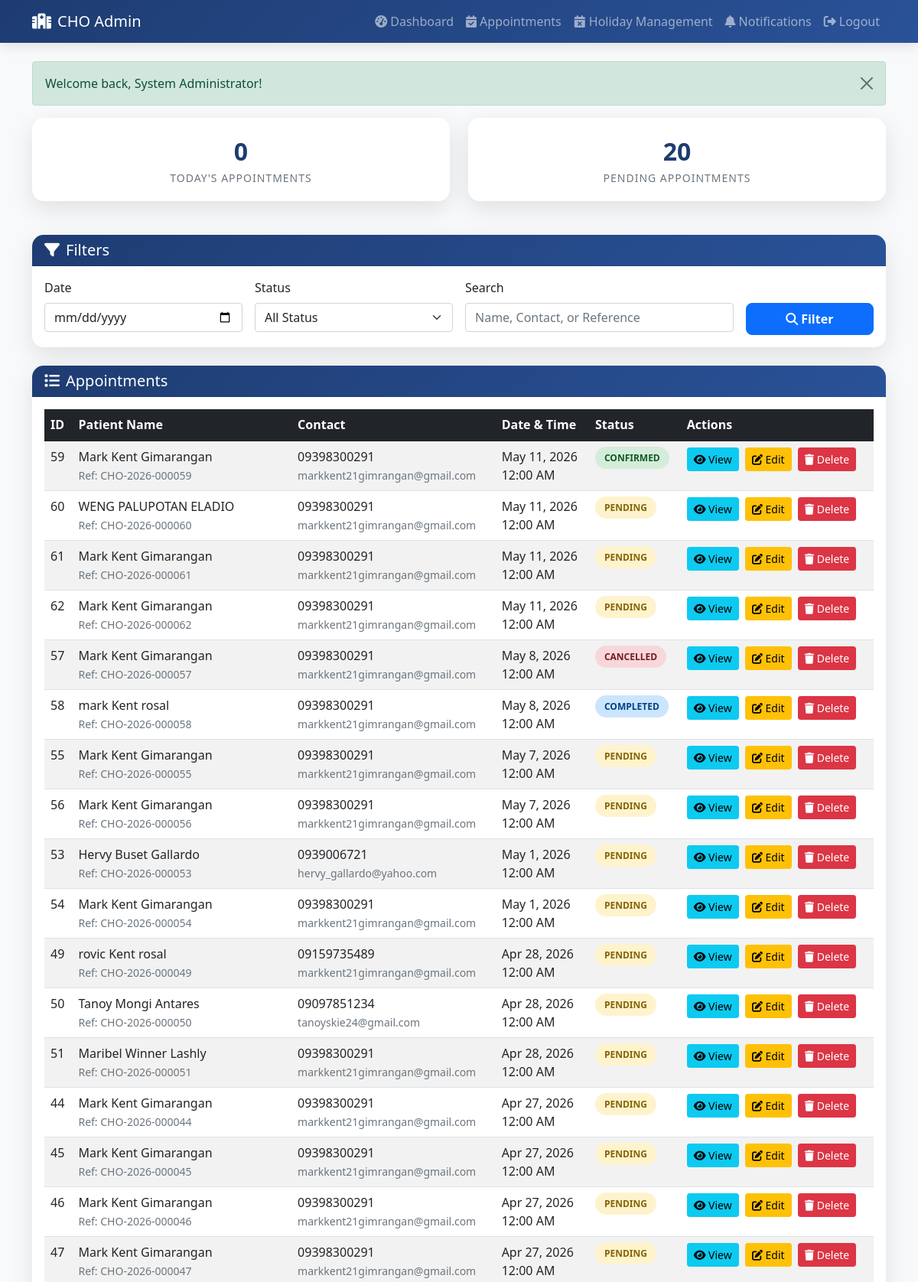
/manage_appointments.php (signed in, upper part), run on the app's committed database.
### tables this page shows
CREATE TABLE `appointments` (
  `id` int(11) NOT NULL,
  `user_id` int(11) DEFAULT NULL,
  `reference_number` varchar(20) DEFAULT NULL,
  `qr_code_data` text DEFAULT NULL,
  `client_name` varchar(255) NOT NULL,
  `philhealth_no` varchar(50) DEFAULT NULL,
  `last_name` varchar(100) DEFAULT NULL,
  `first_name` varchar(100) DEFAULT NULL,
  `middle_name` varchar(100) DEFAULT NULL,
  `maiden_name` varchar(100) DEFAULT NULL,
  `suffix` varchar(20) DEFAULT NULL,
  `date_of_birth` date DEFAULT NULL,
  `sex` enum('Male','Female','Other') DEFAULT NULL,
  `civil_status` varchar(50) DEFAULT NULL,
  `barangay` varchar(100) DEFAULT NULL,
  `contact_number` varchar(20) NOT NULL,
  `email` varchar(255) DEFAULT NULL,
  `appointment_date` date NOT NULL,
  `appointment_time` time NOT NULL,
  `time_period` enum('AM','PM') DEFAULT NULL,
  `purpose` varchar(255) DEFAULT NULL,
  `service_type` varchar(255) DEFAULT NULL,
  `status` enum('pending','confirmed','cancelled','completed','no_show') DEFAULT 'pending',
  `arrived_status` enum('not_arrived','arrived','cancelled_by_client') DEFAULT 'not_arrived',
  `notification_sent` tinyint(1) DEFAULT 0,
  `notes` text DEFAULT NULL,
  `created_at` timestamp NOT NULL DEFAULT current_timestamp(),
  `updated_at` timestamp NOT NULL DEFAULT current_timestamp() ON UPDATE current_timestamp(),
  `processed_by` int(11) DEFAULT NULL,
  `processed_at` timestamp NULL DEFAULT NULL
);

### config.php (called while the page is built, shortened)
<?php
function getFlashMessage() {
    if (isset($_SESSION['flash'])) {
        $flash = $_SESSION['flash'];
        return $flash;
    }
    return null;
}
?>

### manage_appointments.php (the view, shortened to what this page needs)
<?php
require_once 'config.php';
$conn = getDBConnection();
$date_filter = isset($_GET['date']) ? sanitize($_GET['date']) : '';
$search = isset($_GET['search']) ? sanitize($_GET['search']) : '';
$where_conditions = [];
$where_clause = !empty($where_conditions) ? "WHERE " . implode(" AND ", $where_conditions) : "";
$check_user_id = $conn->query("SHOW COLUMNS FROM appointments LIKE 'user_id'");
$has_user_id = $check_user_id->num_rows > 0;
if ($has_user_id) {
    $sql = "SELECT a.*, u.full_name as staff_name, u.email as staff_email
            FROM appointments a
            LEFT JOIN users u ON a.user_id = u.id
            $where_clause
            ORDER BY a.appointment_date DESC, a.appointment_time DESC";
} else {
    $sql = "SELECT a.*
            FROM appointments a
            $where_clause
            ORDER BY a.appointment_date DESC, a.appointment_time DESC";
}
$stmt = $conn->prepare($sql);
$stmt->execute();
$appointments_result = $stmt->get_result();
$today_sql = "SELECT COUNT(*) as count FROM appointments WHERE DATE(appointment_date) = CURDATE() AND status NOT IN ('cancelled', 'no_show')";
$today_result = $conn->query($today_sql);
$today_count = $today_result->fetch_assoc()['count'];
$pending_sql = "SELECT COUNT(*) as count FROM appointments WHERE status = 'pending'";
$pending_result = $conn->query($pending_sql);
$pending_count = $pending_result->fetch_assoc()['count'];
?>
<!DOCTYPE html>
<html lang="en">
<head>
    <link href="https://cdn.jsdelivr.net/npm/bootstrap@5.1.3/dist/css/bootstrap.min.css" rel="stylesheet">
    <link href="https://cdnjs.cloudflare.com/ajax/libs/font-awesome/6.4.0/css/all.min.css" rel="stylesheet">
</head>
<body>
    <nav class="navbar navbar-expand-lg navbar-dark navbar-custom">
        <div class="container">
            <a class="navbar-brand" href="admin_dashboard.php">
                <i class="fas fa-hospital me-2"></i>CHO Admin
            </a>
            <div class="navbar-nav ms-auto">
                <a class="nav-link" href="admin_dashboard.php">
                    <i class="fas fa-tachometer-alt me-1"></i>Dashboard
                </a>
                <a class="nav-link" href="manage_appointments.php">
                    <i class="fas fa-calendar-check me-1"></i>Appointments
                </a>
                <a class="nav-link" href="holiday_management.php">
                    <i class="fas fa-calendar-times me-1"></i>Holiday Management
                </a>
                <a class="nav-link" href="client_notifications.php">
                    <i class="fas fa-bell me-1"></i>Notifications
                </a>
                <a class="nav-link" href="logout.php">
                    <i class="fas fa-sign-out-alt me-1"></i>Logout
                </a>
            </div>
        </div>
    </nav>
    <div class="container mt-4">
        <?php
        $flash = getFlashMessage();
        if ($flash):
        ?>
            <div class="alert alert-<?= $flash['type'] ?> alert-dismissible fade show">
                <?= $flash['message'] ?>
                <button type="button" class="btn-close" data-bs-dismiss="alert"></button>
            </div>
        <?php endif; ?>
        <div class="row mb-4">
            <div class="col-md-6">
                <div class="stats-card">
                    <div class="stats-number"><?= $today_count ?></div>
                    <div class="stats-label">Today's Appointments</div>
                </div>
            </div>
            <div class="col-md-6">
                <div class="stats-card">
                    <div class="stats-number"><?= $pending_count ?></div>
                    <div class="stats-label">Pending Appointments</div>
                </div>
            </div>
        </div>
        <div class="card mb-4">
            <div class="card-header">
                <h5 class="mb-0"><i class="fas fa-filter me-2"></i>Filters</h5>
            </div>
            <div class="card-body">
                <form method="GET" action="" class="row g-3">
                    <div class="col-md-3">
                        <label for="date" class="form-label">Date</label>
                        <input type="date" class="form-control" id="date" name="date" value="<?= $date_filter ?>">
                    </div>
                    <div class="col-md-3">
                        <label for="status" class="form-label">Status</label>
                        <select class="form-select" id="status" name="status">
                            <option value="">All Status</option>
                        </select>
                    </div>
                    <div class="col-md-4">
                        <label for="search" class="form-label">Search</label>
                        <input type="text" class="form-control" id="search" name="search" value="<?= $search ?>" placeholder="Name, Contact, or Reference">
                    </div>
                    <div class="col-md-2">
                        <label class="form-label">&nbsp;</label>
                        <button type="submit" class="btn btn-primary btn-custom w-100">
                            <i class="fas fa-search me-1"></i>Filter
                        </button>
                    </div>
                </form>
            </div>
        </div>
        <div class="card">
            <div class="card-header">
                <h5 class="mb-0"><i class="fas fa-list me-2"></i>Appointments</h5>
            </div>
            <div class="card-body">
                <?php if ($appointments_result->num_rows > 0): ?>
                    <div class="table-responsive">
                        <table class="table table-striped table-hover">
                            <thead class="table-dark">
                                <tr>
                                    <th>ID</th>
                                    <th>Patient Name</th>
                                    <th>Contact</th>
                                    <th>Date & Time</th>
                                    <th>Status</th>
                                    <th>Actions</th>
                                </tr>
                            </thead>
                            <tbody>
                                <?php while ($appointment = $appointments_result->fetch_assoc()): ?>
                                    <tr>
                                        <td><?= $appointment['id'] ?></td>
                                        <td>
                                            <?= htmlspecialchars($appointment['client_name'] ?? $appointment['patient_name'] ?? 'N/A') ?>
                                            <?php if (!empty($appointment['reference_number'])): ?>
                                                <br><small class="text-muted">Ref: <?= htmlspecialchars($appointment['reference_number']) ?></small>
                                            <?php endif; ?>
                                        </td>
                                        <td>
                                            <?= htmlspecialchars($appointment['contact_number']) ?>
                                            <?php if (!empty($appointment['email'])): ?>
                                                <br><small class="text-muted"><?= htmlspecialchars($appointment['email']) ?></small>
                                            <?php endif; ?>
                                        </td>
                                        <td>
                                            <?= date('M j, Y', strtotime($appointment['appointment_date'])) ?><br>
                                            <?= date('g:i A', strtotime($appointment['appointment_time'])) ?>
                                        </td>
                                        <td>
                                            <span class="status-badge status-<?= $appointment['status'] ?>">
                                                <?= ucfirst(str_replace('_', ' ', $appointment['status'])) ?>
                                            </span>
                                        </td>
                                        <td>
                                            <button type="button" class="btn btn-sm btn-info me-1" data-bs-toggle="modal" data-bs-target="#viewModal<?= $appointment['id'] ?>" title="View Details">
                                                <i class="fas fa-eye"></i> View
                                            </button>
                                            <button type="button" class="btn btn-sm btn-warning me-1" data-bs-toggle="modal" data-bs-target="#editModal<?= $appointment['id'] ?>" title="Edit Status">
                                                <i class="fas fa-edit"></i> Edit
                                            </button>
                                            <form method="POST" action="" class="d-inline">
                                                <button type="submit" name="delete_appointment" class="btn btn-sm btn-danger" title="Delete"
                                                        onclick="return confirm('Are you sure you want to delete this appointment?')">
                                                    <i class="fas fa-trash"></i> Delete
                                                </button>
                                            </form>
                                        </td>
                                    </tr>
                                <?php endwhile; ?>
                            </tbody>
                        </table>
                    </div>
                <?php endif; ?>
            </div>
        </div>
    </div>
</body>
</html>

### manage_appointments.php (style rules this page uses)
body { background: #f8f9fa; font-family: 'Segoe UI', Tahoma, Geneva, Verdana, sans-serif; }
.card { border: none; border-radius: 15px; box-shadow: 0 10px 30px rgba(0,0,0,0.1); margin-bottom: 20px; }
.card-header { background: linear-gradient(135deg, #1e3c72 0%, #2a5298 100%); color: white; border-radius: 15px 15px 0 0 !important; font-weight: 600; }
.status-badge { padding: 6px 12px; border-radius: 20px; font-size: 12px; font-weight: 600; text-transform: uppercase; }
.status-pending { background: #fff3cd; color: #856404; }
.status-confirmed { background: #d4edda; color: #155724; }
.status-completed { background: #cce5ff; color: #004085; }
.status-cancelled { background: #f8d7da; color: #721c24; }
.btn-custom { border-radius: 8px; padding: 8px 16px; font-weight: 600; transition: all 0.3s ease; }
.navbar-custom { background: linear-gradient(135deg, #1e3c72 0%, #2a5298 100%); box-shadow: 0 4px 15px rgba(0,0,0,0.1); }
.stats-card { background: white; border-radius: 15px; padding: 20px; text-align: center; box-shadow: 0 10px 30px rgba(0,0,0,0.1); margin-bottom: 20px; }
.stats-number { font-size: 32px; font-weight: 700; color: #1e3c72; }
.stats-label { color: #6c757d; font-size: 14px; text-transform: uppercase; letter-spacing: 1px; }

### data on the page
appointments: id "59", client_name "Mark Kent Gimarangan", reference_number "CHO-2026-000059", contact_number "09398300291", email "markkent21gimrangan@gmail.com", appointment_date "May 11, 2026", appointment_time "12:00 AM", status "CONFIRMED"
appointments: id "60", client_name "WENG PALUPOTAN ELADIO", reference_number "CHO-2026-000060", contact_number "09398300291", email "markkent21gimrangan@gmail.com", appointment_date "May 11, 2026", appointment_time "12:00 AM", status "PENDING"
appointments: id "61", client_name "Mark Kent Gimarangan", reference_number "CHO-2026-000061", contact_number "09398300291", email "markkent21gimrangan@gmail.com", appointment_date "May 11, 2026", appointment_time "12:00 AM", status "PENDING"
appointments: id "62", client_name "Mark Kent Gimarangan", reference_number "CHO-2026-000062", contact_number "09398300291", email "markkent21gimrangan@gmail.com", appointment_date "May 11, 2026", appointment_time "12:00 AM", status "PENDING"
appointments: id "57", client_name "Mark Kent Gimarangan", reference_number "CHO-2026-000057", contact_number "09398300291", email "markkent21gimrangan@gmail.com", appointment_date "May 8, 2026", appointment_time "12:00 AM", status "CANCELLED"
appointments: id "58", client_name "mark Kent rosal", reference_number "CHO-2026-000058", contact_number "09398300291", email "markkent21gimrangan@gmail.com", appointment_date "May 8, 2026", appointment_time "12:00 AM", status "COMPLETED"
appointments: id "55", client_name "Mark Kent Gimarangan", reference_number "CHO-2026-000055", contact_number "09398300291", email "markkent21gimrangan@gmail.com", appointment_date "May 7, 2026", appointment_time "12:00 AM", status "PENDING"
appointments: id "56", client_name "Mark Kent Gimarangan", reference_number "CHO-2026-000056", contact_number "09398300291", email "markkent21gimrangan@gmail.com", appointment_date "May 7, 2026", appointment_time "12:00 AM", status "PENDING"
appointments: id "53", client_name "Hervy Buset Gallardo", reference_number "CHO-2026-000053", contact_number "0939006721", email "hervy_gallardo@yahoo.com", appointment_date "May 1, 2026", appointment_time "12:00 AM", status "PENDING"
appointments: id "54", client_name "Mark Kent Gimarangan", reference_number "CHO-2026-000054", contact_number "09398300291", email "markkent21gimrangan@gmail.com", appointment_date "May 1, 2026", appointment_time "12:00 AM", status "PENDING"
appointments: id "49", client_name "rovic Kent rosal", reference_number "CHO-2026-000049", contact_number "09159735489", email "markkent21gimrangan@gmail.com", appointment_date "Apr 28, 2026", appointment_time "12:00 AM", status "PENDING"
appointments: id "50", client_name "Tanoy Mongi Antares", reference_number "CHO-2026-000050", contact_number "09097851234", email "tanoyskie24@gmail.com", appointment_date "Apr 28, 2026", appointment_time "12:00 AM", status "PENDING"
appointments: id "51", client_name "Maribel Winner Lashly", reference_number "CHO-2026-000051", contact_number "09398300291", email "markkent21gimrangan@gmail.com", appointment_date "Apr 28, 2026", appointment_time "12:00 AM", status "PENDING"
appointments: id "44", client_name "Mark Kent Gimarangan", reference_number "CHO-2026-000044", contact_number "09398300291", email "markkent21gimrangan@gmail.com", appointment_date "Apr 27, 2026", appointment_time "12:00 AM", status "PENDING"
appointments: id "45", client_name "Mark Kent Gimarangan", reference_number "CHO-2026-000045", contact_number "09398300291", email "markkent21gimrangan@gmail.com", appointment_date "Apr 27, 2026", appointment_time "12:00 AM", status "PENDING"
appointments: id "46", client_name "Mark Kent Gimarangan", reference_number "CHO-2026-000046", contact_number "09398300291", email "markkent21gimrangan@gmail.com", appointment_date "Apr 27, 2026", appointment_time "12:00 AM", status "PENDING"
appointments: id "47", client_name "Mark Kent Gimarangan", reference_number "CHO-2026-000047", contact_number "09398300291", email "markkent21gimrangan@gmail.com", appointment_date "Apr 27, 2026", appointment_time "12:00 AM", status "PENDING"

### other printed values
$flash['message'] "Welcome back, System Administrator!"
$today_count "0"
$pending_count "20"
